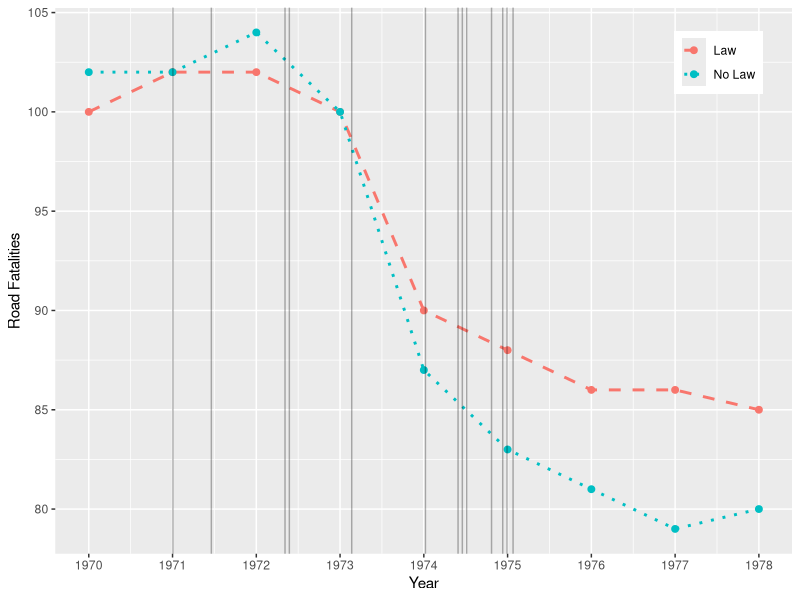

Generate this figure with R:
library(tidyverse)
#setwd("~/Documents/Code/")
# create the data frame called rad,
# short for road accidetn death
color <- c("#636EFA","#EF553B")

rad <- data.frame(
    "Year" = 1970:1978,
    "Law" = c(100, 102, 102, 100, 90, 88, 86, 86, 85),
    "NoLaw" = c(102, 102, 104, 100, 87, 83, 81, 79, 80))

# the date when the Law passed in thirteen states
LawPass <- c(1971.0046,1971.4634,1972.3429,
             1972.3945,1973.1392,1974.0192,
             1974.4086,1974.4597,1974.5109,
             1974.8085,1974.9419,1974.9934,
             1975.0654)
# Plot
plot.rad<-ggplot(data = rad, aes(x = Year))+
    geom_line(aes( y = Law, color = 'Law'),
              size = 1, linetype = 'dashed')+
    geom_point(aes( y = Law, color = 'Law'),size = 2)+
    geom_line(aes( y = NoLaw, color = 'No Law'),
              size = 1, linetype = 'dotted')+
    geom_point(aes(y = NoLaw, color = 'No Law'),size = 2)+
    geom_vline(xintercept = LawPass,
               aes(color = 'LawPass'),
               alpha =0.3)+
    labs(y = 'Road Fatalities')+
    scale_x_continuous(breaks = 1970:1978)+ 
    theme(legend.position = c(0.9,0.9),
          legend.title=element_blank())

# save the figure
ggsave(plot = plot.rad, "figure-rad.pdf", width = 8, height = 6, units = "in")
